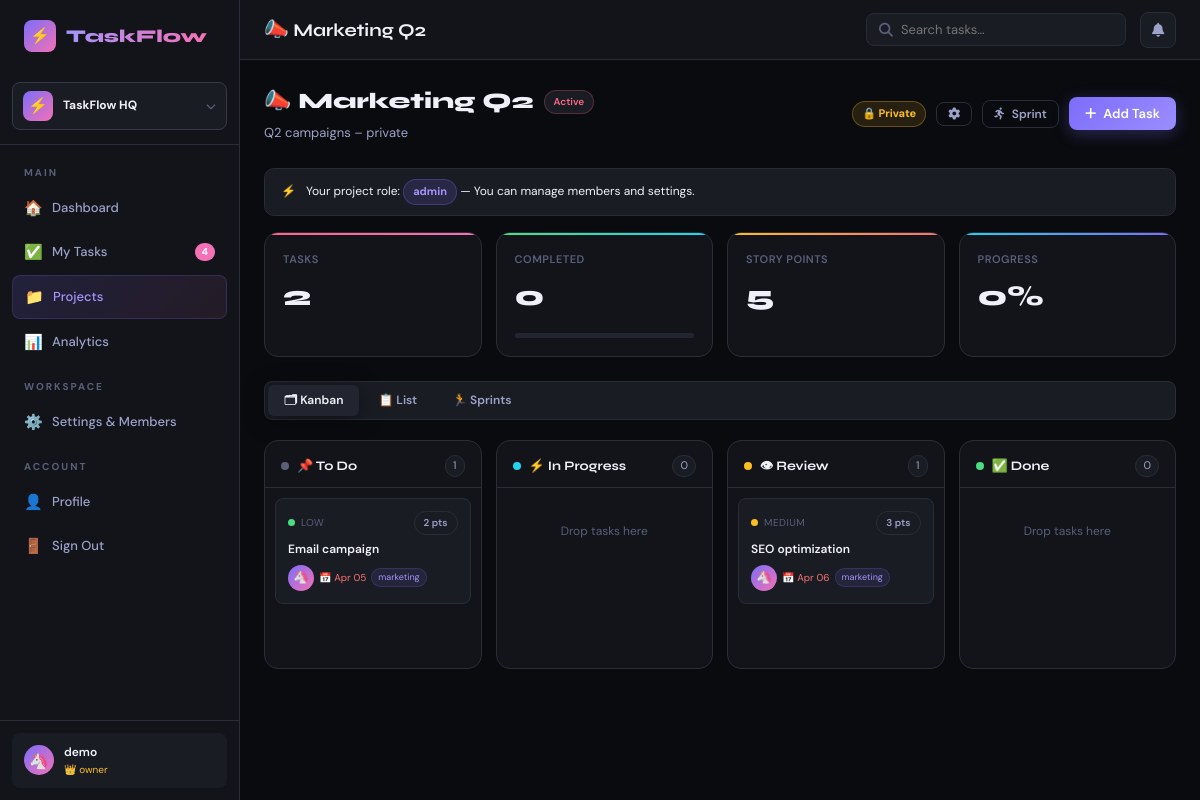
Before: /projects/2 (signed in) with the older database file.
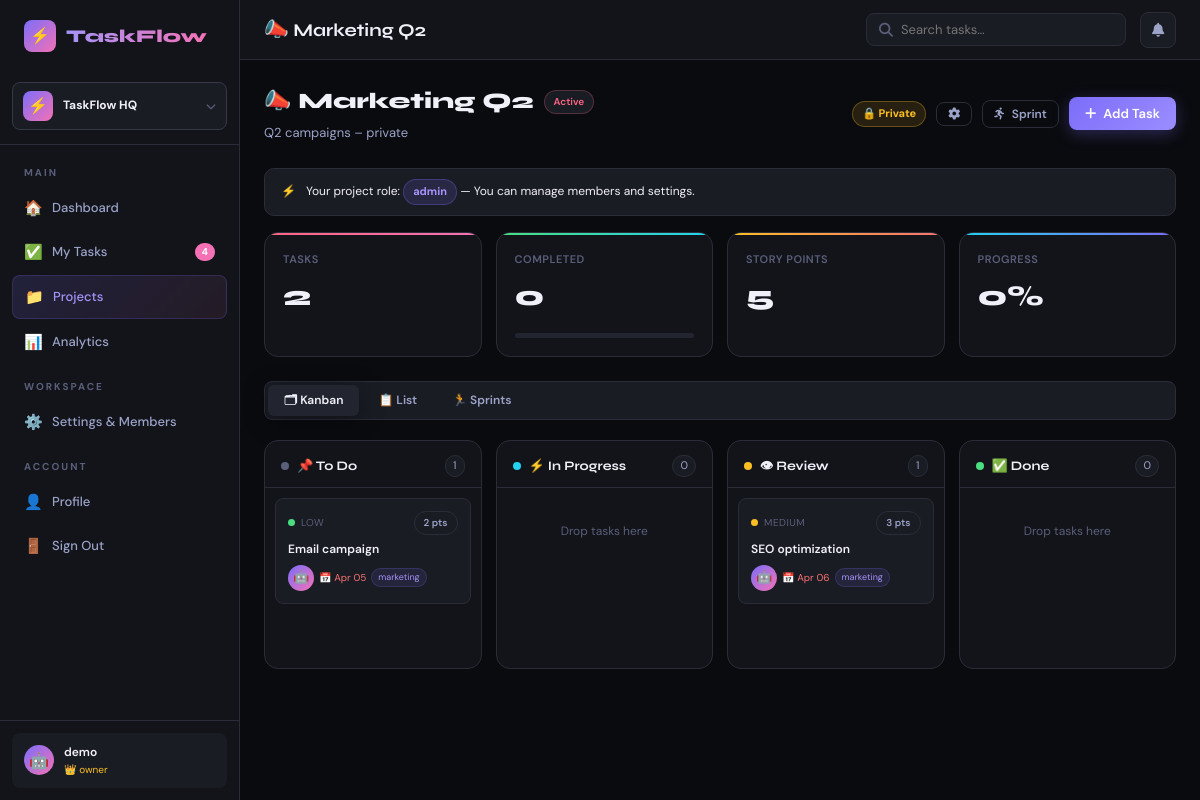
After: the same page with the newer database file.
### taskflow 2/app.py (models this page shows)
class User(db.Model):
    id            = db.Column(db.Integer, primary_key=True)
    username      = db.Column(db.String(80), unique=True, nullable=False)
    email         = db.Column(db.String(120), unique=True, nullable=False)
    password      = db.Column(db.String(256), nullable=False)
    avatar        = db.Column(db.String(2), default='😎')
    role          = db.Column(db.String(20), default='member')
    created       = db.Column(db.DateTime, default=datetime.utcnow)
    active_ws_id  = db.Column(db.Integer, db.ForeignKey('workspace.id'), nullable=True)
    tasks         = db.relationship('Task', foreign_keys='Task.assignee_id', backref='assignee', lazy=True)
    created_tasks = db.relationship('Task', foreign_keys='Task.creator_id', backref='creator', lazy=True)
    notifications = db.relationship('Notification', backref='user', lazy=True)

class Task(db.Model):
    id           = db.Column(db.Integer, primary_key=True)
    title        = db.Column(db.String(200), nullable=False)
    description  = db.Column(db.Text)
    status       = db.Column(db.String(30), default='todo')
    priority     = db.Column(db.String(20), default='medium')
    deadline     = db.Column(db.DateTime)
    estimated_h  = db.Column(db.Float, default=0)
    logged_h     = db.Column(db.Float, default=0)
    progress     = db.Column(db.Integer, default=0)
    tags         = db.Column(db.String(300), default='')
    story_points = db.Column(db.Integer, default=1)
    created      = db.Column(db.DateTime, default=datetime.utcnow)
    updated      = db.Column(db.DateTime, default=datetime.utcnow, onupdate=datetime.utcnow)
    project_id   = db.Column(db.Integer, db.ForeignKey('project.id'))
    assignee_id  = db.Column(db.Integer, db.ForeignKey('user.id'))
    creator_id   = db.Column(db.Integer, db.ForeignKey('user.id'))
    comments     = db.relationship('Comment', backref='task', lazy=True, cascade='all,delete')
    activity     = db.relationship('Activity', backref='task', lazy=True, cascade='all,delete')
    subtasks     = db.relationship('Subtask', backref='task', lazy=True, cascade='all,delete')

### taskflow 2/app.py (the view)
@app.route('/projects/<int:pid>')
@login_required
def project_detail(pid):
    u = current_user(); p = Project.query.get_or_404(pid)
    if not user_can_see_project(p, u):
        flash('You do not have access to this project.', 'error')
        return redirect(url_for('projects'))
    ws = active_workspace()
    ws_users = ws_members_list(ws) if ws else []
    proj_member_ids = {pm.user_id for pm in p.members}
    kanban = {s: [t for t in p.tasks if t.status==s] for s in ['todo','in_progress','review','done']}
    return render_template('project.html', user=u, project=p, tasks=p.tasks, kanban=kanban,
                           proj_role=get_proj_role(p, u), ws_users=ws_users,
                           proj_member_ids=proj_member_ids, members=ws_users)

### taskflow 2/app.py (called while the page is built)
def login_required(f):
    @wraps(f)
    def decorated(*args, **kwargs):
        if 'user_id' not in session:
            return redirect(url_for('login'))
        return f(*args, **kwargs)
    return decorated

def current_user():
    if 'user_id' in session:
        return User.query.get(session['user_id'])
    return None

def active_workspace():
    u = current_user()
    if not u: return None
    if u.active_ws_id:
        ws = Workspace.query.get(u.active_ws_id)
        if ws: return ws
    ws = Workspace.query.filter_by(owner_id=u.id).first()
    if ws: u.active_ws_id = ws.id; db.session.commit()
    return ws

def get_ws_role(ws, user):
    m = WorkspaceMember.query.filter_by(workspace_id=ws.id, user_id=user.id).first()
    return m.role if m else None

def get_proj_role(project, user):
    if project.owner_id == user.id: return 'admin'
    m = ProjectMember.query.filter_by(project_id=project.id, user_id=user.id).first()
    return m.role if m else None

def ws_members_list(ws):
    return [wm.user for wm in ws.members]

### taskflow 2/templates/project.html (shortened to what the changed rows need)
{% extends 'base.html' %}
{% block content %}
{% set redirect_to = 'project_' ~ project.id %}
{% set current_project = project %}
  {% set total = tasks|length %}
  {% set done = tasks|selectattr('status','equalto','done')|list|length %}
  {% set pct = ((done/total*100)|int) if total else 0 %}
<div class="tab-content active fade-in-4" id="tab-kanban">
  <div class="kanban-board" id="kanban-board">
    {% set col_config = [
      ('todo','📌 To Do','var(--text3)'),
      ('in_progress','⚡ In Progress','var(--cyan)'),
      ('review','👁 Review','var(--amber)'),
      ('done','✅ Done','var(--green)')
    ] %}
    {% for status, label, color in col_config %}
    <div class="kanban-col" data-status="{{ status }}">
      <div class="kanban-col-header">
        <div style="width:8px;height:8px;border-radius:50%;background:{{ color }};"></div>
        <div class="kanban-col-title">{{ label }}</div>
        <div class="kanban-count">{{ kanban[status]|length }}</div>
      </div>
      <div class="kanban-cards" id="col-{{ status }}"
           ondragover="event.preventDefault();this.classList.add('kanban-drop-target')"
           ondragleave="this.classList.remove('kanban-drop-target')"
           ondrop="drop(event,'{{ status }}')">
        {% for task in kanban[status] %}
        <div class="kanban-card" draggable="{% if can_write_ws and proj_role in ('admin','member') %}true{% else %}false{% endif %}" ondragstart="drag(event,{{ task.id }})"
             onclick="location.href='/tasks/{{ task.id }}'">
          <div style="display:flex;align-items:center;gap:6px;margin-bottom:6px;">
            <span class="p-dot {{ task.priority }}"></span>
            <span style="font-size:10px;color:var(--text3);text-transform:uppercase;letter-spacing:.5px;">{{ task.priority }}</span>
            {% if task.story_points %}
            <span class="chip" style="margin-left:auto;font-size:10px;">{{ task.story_points }} pts</span>
            {% endif %}
          </div>
          <div class="kanban-card-title">{{ task.title }}</div>
          <div class="kanban-card-meta">
            {% if task.assignee %}
            <div class="avatar-sm" title="{{ task.assignee.username }}">{{ task.assignee.avatar }}</div>
            {% endif %}
            {% if task.deadline %}
            <span class="kanban-card-deadline {% if task.deadline < now %}overdue{% elif (task.deadline - now).days < 3 %}soon{% endif %}">
              📅 {{ task.deadline.strftime('%b %d') }}
            </span>
            {% endif %}
            {% if task.tags %}
            {% for tag in task.tags.split(',') if tag.strip() %}
            <span class="tag" style="font-size:9px;padding:1px 6px;">{{ tag.strip() }}</span>
            {% endfor %}
            {% endif %}
          </div>
        </div>
        {% else %}
        <div style="text-align:center;padding:24px;color:var(--text3);font-size:12px;">Drop tasks here</div>
        {% endfor %}
      </div>
    </div>
    {% endfor %}
  </div>
</div>
{% endblock %}

### taskflow 2/templates/base.html (shortened to what this page needs)
<!DOCTYPE html>
<html lang="en">
<head>
<link rel="stylesheet" href="https://cdnjs.cloudflare.com/ajax/libs/font-awesome/6.4.0/css/all.min.css">
</head>
<body>
<div class="app-layout">
{% if session.user_id %}
<aside class="sidebar" id="sidebar">
  <div class="sidebar-logo">
    <div class="logo-icon">⚡</div>
    <span>TaskFlow</span>
  </div>
  {% if ws %}
  <div class="ws-switcher" onclick="document.getElementById('ws-dropdown').classList.toggle('open');event.stopPropagation();">
    <div class="ws-chip">
      <div class="ws-avatar">{{ ws.avatar }}</div>
      <div class="ws-name">{{ ws.name }}</div>
      <i class="fas fa-chevron-down" style="font-size:10px;color:var(--text3);"></i>
    </div>
  </div>
  {% endif %}
  <nav>
    <div class="sidebar-section">Main</div>
    <a href="/dashboard" class="nav-item {% if request.endpoint=='dashboard' %}active{% endif %}">
      <span class="icon">🏠</span> Dashboard
    </a>
    <a href="/tasks" class="nav-item {% if request.endpoint=='tasks' %}active{% endif %}">
      <span class="icon">✅</span> My Tasks
      {% if overdue_count %}<span class="nav-badge">{{ overdue_count }}</span>{% endif %}
    </a>
    <a href="/projects" class="nav-item {% if 'project' in request.endpoint %}active{% endif %}">
      <span class="icon">📁</span> Projects
    </a>
    <a href="/analytics" class="nav-item {% if request.endpoint=='analytics' %}active{% endif %}">
      <span class="icon">📊</span> Analytics
    </a>
    {% if ws %}
    <div class="sidebar-section">Workspace</div>
    <a href="/workspaces/{{ ws.id }}/settings" class="nav-item {% if request.endpoint=='workspace_settings' %}active{% endif %}">
      <span class="icon">⚙️</span> {% if can_admin_ws %}Settings & Members{% else %}View Members{% endif %}
    </a>
    {% endif %}
    <div class="sidebar-section">Account</div>
    <a href="/profile" class="nav-item {% if request.endpoint=='profile' %}active{% endif %}">
      <span class="icon">👤</span> Profile
    </a>
    <a href="/logout" class="nav-item"><span class="icon">🚪</span> Sign Out</a>
  </nav>
  <div class="sidebar-footer">
    <a href="/profile" class="user-chip">
      <div class="user-avatar">{{ user.avatar if user else '👤' }}</div>
      <div>
        <div class="user-name">{{ user.username if user else 'User' }}</div>
        <div class="user-role" style="display:flex;align-items:center;gap:4px;">{% if ws_role %}<span style="color:{% if ws_role=='owner' %}var(--amber){% elif ws_role=='admin' %}var(--accent2){% elif ws_role=='viewer' %}var(--text3){% else %}var(--cyan){% endif %};">{% if ws_role=='owner' %}👑{% elif ws_role=='admin' %}⚡{% elif ws_role=='viewer' %}👁{% else %}👤{% endif %} {{ ws_role }}</span>{% endif %}</div>
      </div>
    </a>
  </div>
</aside>
{% endif %}
<div class="main-content">
{% if session.user_id %}
<header class="topbar">
  <div class="topbar-title">{% block topbar_title %}{% endblock %}</div>
  <div style="position:relative;">
    <div class="search-box">
      <i class="fas fa-search"></i>
      <input type="text" id="search-input" placeholder="Search tasks…" autocomplete="off">
    </div>
  </div>
  <div style="position:relative;">
    <div class="notif-btn" id="notif-btn" onclick="toggleNotif()">
      <i class="fas fa-bell"></i>
    </div>
  </div>
</header>
{% endif %}
<div class="page-content">
{% block content %}{% endblock %}
</div>
</div>
</div>
</body>
</html>

Changed rows visible on the page:
changed User "demo": avatar "🦄" → "🤖"
changed through a linked row, Task "Email campaign": assignee.avatar "🦄" → "🤖"
changed through a linked row, Task "SEO optimization": assignee.avatar "🦄" → "🤖"
